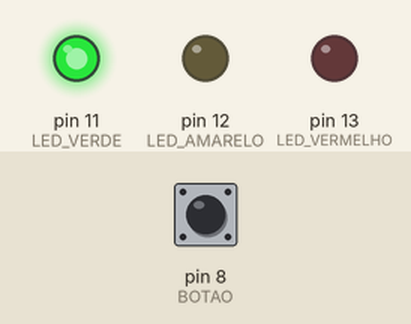
The sketch below on a simulated Arduino Uno, built with avr-gcc and run on an emulated ATmega328P. Shown: output pins drawn as LEDs (lit = HIGH). The inputs (shaded band) are chosen by the test bench; at power-on: pin 8 (BOTAO) HIGH.

Above: at 1.2 s.
1.3 s: pin 8 (BOTAO) pulled LOW for 0.15 s
At 1.7 s:
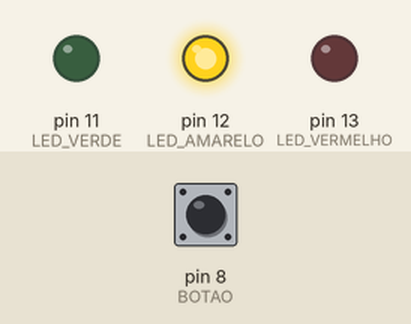
At 5.2 s:
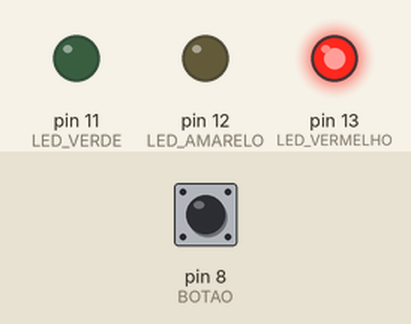
Timing chart, 0 to 10.4 s (numbered marks = the images above; inputs shaded):
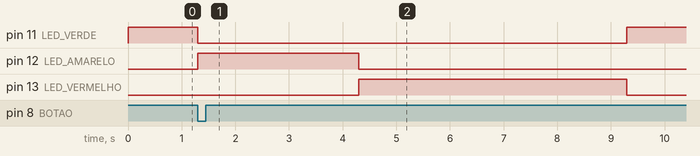

The sketch:

ex4_semaforo2.ino
```cpp
/* QUARTO PROGRAMA (SEMÁFORO COM BOTÃO)
   DANIEL RODRIGUES DE SOUSA 22/09/2021 */

int LED_VERMELHO = 13; //pino onde está ligado o LED
int LED_AMARELO  = 12; //pino onde está ligado o LED
int LED_VERDE    = 11; //pino onde está ligado o LED

int BOTAO = 8; //pino onde está ligado o BOTÃO

void setup()
{
  pinMode(LED_VERMELHO, OUTPUT); //direção do pino (saída)
  pinMode(LED_AMARELO, OUTPUT);  //direção do pino (saída)
  pinMode(LED_VERDE, OUTPUT);    //direção do pino (saída)
  pinMode(BOTAO, INPUT);         //direção do pino (entrada)
}

void loop()
{
  if( digitalRead(BOTAO) == 0 )  //testa o botão, se pressionado
  {
    digitalWrite(LED_VERDE, LOW);    //desliga LED VERDE
    digitalWrite(LED_AMARELO, HIGH); //liga LED AMARELO
    delay(3000);                     //delay de 3 segundos
    digitalWrite(LED_AMARELO, LOW);  //desliga LED AMARELO
    digitalWrite(LED_VERMELHO, HIGH);//liga LED VERMELHO
    delay(5000);                     //delay de 5 segundos
  }
  else //se o botão estiver liberado
  {
    digitalWrite(LED_VERMELHO, LOW); //desliga LED VERMELHO
    digitalWrite(LED_AMARELO, LOW);  //desliga LED AMARELO
    digitalWrite(LED_VERDE, HIGH);   //liga LED VERDE
  }
}
```

Measured:
- after the input at 1.3 s, pin 11 (LED_VERDE): HIGH → LOW at once, → HIGH 8.0 s later; pin 12 (LED_AMARELO): LOW → HIGH at once, → LOW 3.0 s later; pin 13 (LED_VERMELHO): LOW → HIGH after 3.0 s, → LOW 5.0 s later
